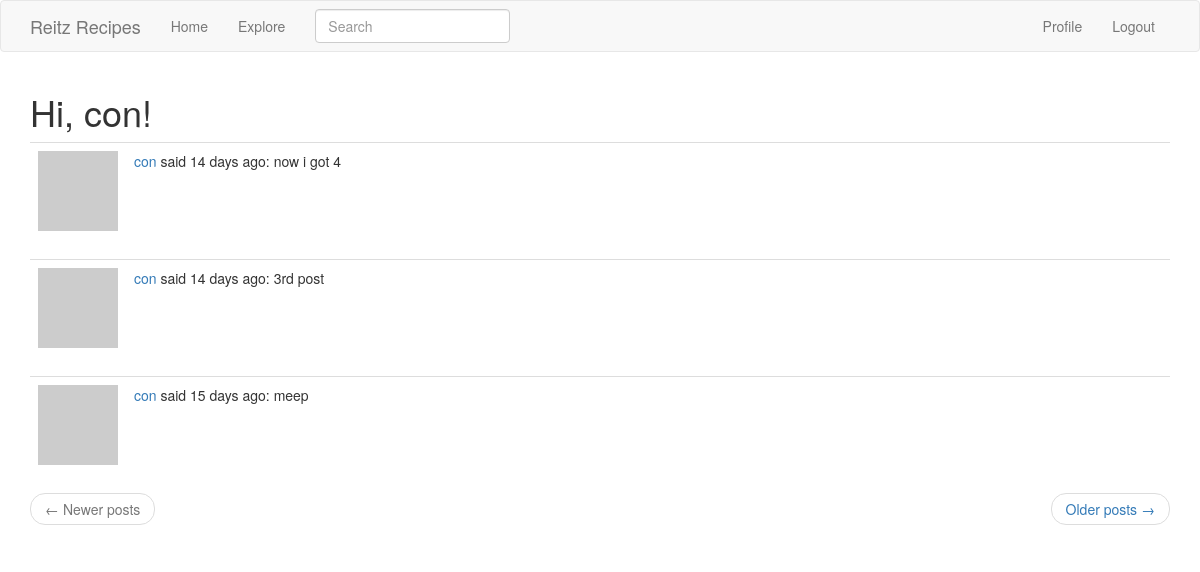
The page /explore (signed in) on the database as committed earlier.
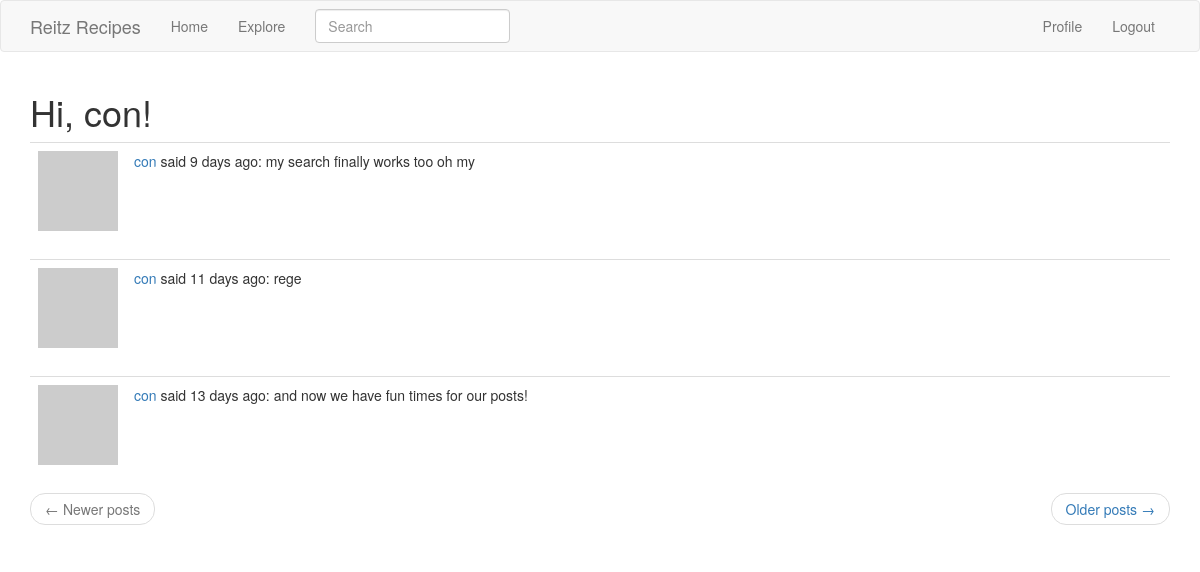
The same page on the database as committed later.
### app/models.py (models this page shows, shortened)
class SearchableMixin(object):
    @classmethod
    def before_commit(cls, session):
        session._changes = {
            'add': list(session.new),
            'update': list(session.dirty),
            'delete': list(session.deleted)
        }
    @classmethod
    def after_commit(cls, session):
        for obj in session._changes['add']:
            if isinstance(obj, SearchableMixin):
                add_to_index(obj.__tablename__, obj)
        for obj in session._changes['update']:
            if isinstance(obj, SearchableMixin):
                add_to_index(obj.__tablename__, obj)
        for obj in session._changes['delete']:
            if isinstance(obj, SearchableMixin):
                remove_from_index(obj.__tablename__, obj)
        session._changes = None

class Post(SearchableMixin, db.Model):
    __searchable__ = ['body']
    id = db.Column(db.Integer, primary_key=True)
    body = db.Column(db.String(140))
    timestamp = db.Column(db.DateTime, index=True, default=datetime.utcnow)
    user_id = db.Column(db.Integer, db.ForeignKey('user.id'))

class PaginatedAPIMixin(object):
    @staticmethod
    def to_collection_dict(query, page, per_page, endpoint, **kwargs):
        resources = query.paginate(page, per_page, False)
        data = {
        'items': [item.to_dict() for item in resources.items],
            '_meta': {
                'page': page,
                'per_page': per_page,
                'total_pages': resources.pages,
                'total_items': resources.total
            },
            '_links': {
                'self': url_for(endpoint, page=page, per_page=per_page,
                                **kwargs),
                'next': url_for(endpoint, page=page + 1, per_page=per_page,
                                **kwargs) if resources.has_next else None,
                'prev': url_for(endpoint, page=page - 1, per_page=per_page,
                                **kwargs) if resources.has_prev else None
            }
        }
        return data

class User(PaginatedAPIMixin, UserMixin, db.Model):
    id = db.Column(db.Integer, primary_key=True)
    username = db.Column(db.String(64), index=True, unique=True)
    email = db.Column(db.String(120), index=True, unique=True)
    password_hash = (db.Column(db.String(128)))
    posts = db.relationship('Post', backref='author', lazy='dynamic')
    about_me = db.Column(db.String(140))
    last_seen = db.Column(db.DateTime, default=datetime.utcnow)
    token = db.Column(db.String(32), index=True, unique=True)
    token_expiration = db.Column(db.DateTime);
    def avatar(self, size):
        digest = md5(self.email.lower().encode('utf-8')).hexdigest()
        return 'https://www.gravatar.com/avatar/{}?d=identicon&s={}'.format(
            digest, size)
    followed = db.relationship(
        'User', secondary=followers,
        primaryjoin=(followers.c.follower_id == id),
        secondaryjoin=(followers.c.followed_id == id),
        backref=db.backref('followers', lazy='dynamic'), lazy='dynamic')

### app/main/routes.py (the view)
@bp.route('/explore')
@login_required
def explore():
    page = request.args.get('page', 1, type=int)
    posts = Post.query.order_by(Post.timestamp.desc()).paginate(
        page, current_app.config['POSTS_PER_PAGE'], False)
    next_url = url_for('main.explore', page=posts.next_num) \
        if posts.has_next else None
    prev_url = url_for('main.explore', page=posts.prev_num) \
        if posts.has_prev else None
    return render_template("index.html", title='Explore', posts=posts.items,
                            next_url=next_url, prev_url=prev_url)

### app/main/forms.py
class SearchForm(FlaskForm):
    q = StringField('Search', validators=[DataRequired()])
    def __init__(self, *args, **kwargs):
        if 'formdata' not in kwargs:
            kwargs['formdata'] = request.args
        if 'csrf_enabled' not in kwargs:
            kwargs['csrf_enabled'] = False
        super(SearchForm, self).__init__(*args, **kwargs)

### app/main/routes.py (called while the page is built)
@bp.before_request
def before_request():
    if current_user.is_authenticated:
        current_user.last_seen = datetime.utcnow()
        db.session.commit()
        g.search_form = SearchForm()

### app/models.py (called while the page is built)
@login.user_loader
def load_user(id):
    return User.query.get(int(id))

### app/templates/index.html (shortened to what this page needs)
{% extends "base.html" %}
{% import 'bootstrap/wtf.html' as wtf %}
{% block app_content %}
    <h1>Hi, {{ current_user.username }}!</h1>
    {% for post in posts %}
        {% include '_post.html' %}
    {% endfor %}
    <nav aria-label="...">
        <ul class="pager">
            <li class="previous{% if not prev_url %} disabled{% endif %}">
                <a href="{{ prev_url or '#' }}">
                    <span aria-hidden="true">&larr;</span> Newer posts
                </a>
            </li>
            <li class="next{% if not next_url %} disabled{% endif %}">
                <a href="{{ next_url or '#' }}">
                    Older posts <span aria-hidden="true">&rarr;</span>
                </a>
            </li>
        </ul>
    </nav>
{% endblock %}

### app/templates/_post.html
<table class="table table-hover">
    <tr>
        <td width="70px">
            <a href="{{ url_for('main.user', username=post.author.username )}}">
                <img src="{{ post.author.avatar(70) }}"/>
            </a>
        </td>
        <td>
            <a href="{{ url_for('main.user', username=post.author.username )}}">
                {{ post.author.username }}
            </a>
            said {{ moment(post.timestamp).fromNow()  }}:
            {{ post.body }}
        </td>
    </tr>
</table>

Rows that differ between the two databases and show on the page:
no longer on this page (row unchanged): Post: author.username "con", timestamp "14 days ago", body "now i got 4"
no longer on this page (row unchanged): Post: author.username "con", timestamp "14 days ago", body "3rd post"
no longer on this page (row unchanged): Post: author.username "con", timestamp "15 days ago", body "meep"
added Post: author.username "con", timestamp "9 days ago", body "my search finally works too oh my"
added Post: author.username "con", timestamp "11 days ago", body "rege"
added Post: author.username "con", timestamp "13 days ago", body "and now we have fun times for our posts!"
